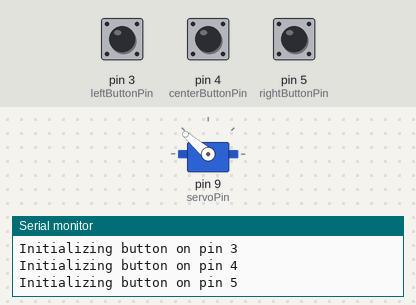
The sketch below on a simulated Arduino Uno, built with avr-gcc and run on an emulated ATmega328P. Shown: servo, the last lines printed to the serial monitor. Inputs (shaded band) come from the test bench; at power-on: pin 3 (leftButtonPin) HIGH, pin 5 (rightButtonPin) HIGH, pin 4 (centerButtonPin) HIGH. Random numbers use the default seed unless the sketch sets one.

Above: at 1.2 s.
1.3 s: pin 3 (leftButtonPin) pulled LOW for 0.15 s
At 2.5 s:
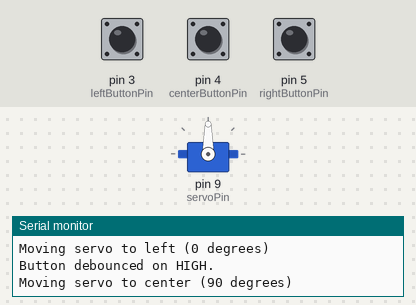
4.4 s: pin 5 (rightButtonPin) pulled LOW for 1 s
At 5.21 s:
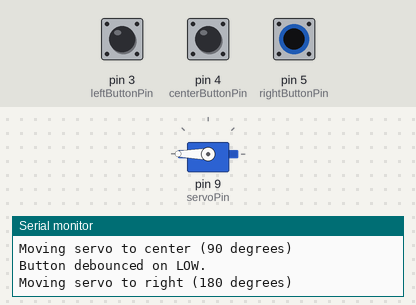
7.4 s: pin 3 (leftButtonPin) pulled LOW for 1 s
At 8.3 s:
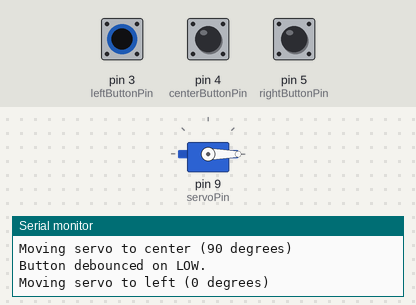
10.4 s: pin 4 (centerButtonPin) pulled LOW for 0.15 s
At 11.24 s:
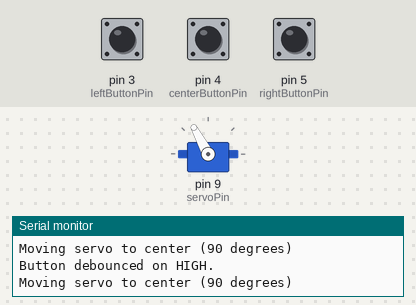
13.5 s: pin 4 (centerButtonPin) pulled LOW for 1 s
17.5 s: pin 5 (rightButtonPin) pulled LOW for 0.15 s
Timing chart, 0 to 21.5 s (numbered marks = the images above; inputs shaded):
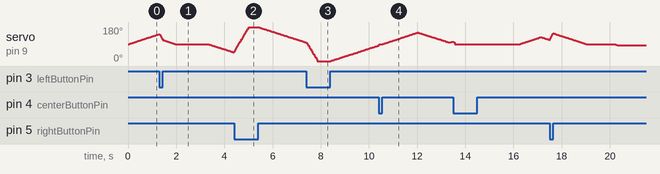

Measured:
- by itself, servo on pin 9 (servoPin): rises from 112° to 147° in 0.13 s, then falls to 83° in 2.7 s

The sketch:

CasinoMortale.Eye.ino
```cpp
/*
 Name:		CasinoMortale.ino
 Created:	11/29/2021 8:43:35 PM
 Author:	baspa
*/


// the setup function runs once when you press reset or power the board
#include "Button.h"
#include <Servo.h>

Servo servo;
const int servoPin = 9;
const int minPulseWidth = 900;
const int maxPulseWidth = 2100;
const int leftButtonPin = 3;
const int centerButtonPin = 4;
const int rightButtonPin = 5;
const unsigned long debounceDelay = 50;
float destinationServoPosition = 90.0f;
float currentServoPosition = 90;
Bas::Button leftButton{ leftButtonPin, debounceDelay };
Bas::Button centerButton{ centerButtonPin, debounceDelay };
Bas::Button rightButton{ rightButtonPin, debounceDelay };
unsigned long lastTime;
float eyeSpeed = 200.0f;
const unsigned long minEyePause = 500;
const unsigned long maxEyePause = 4000;
unsigned long eyePauseDuration;
unsigned long eyePauseStartTime;
bool isEyeMovementOverRidden = false;

void setup() {

	Serial.begin(9600);

	servo.attach(servoPin, minPulseWidth, maxPulseWidth); // This particular servo does not support the default pulse widths of 544 and 2400.
	leftButton.initialize(onLeftButtonDown, onButtonUp);
	centerButton.initialize(onCenterButtonDown, onButtonUp);
	rightButton.initialize(onRightButtonDown, onButtonUp);

	servo.write((int)currentServoPosition);
	lastTime = millis();
}

// the loop function runs over and over again until power down or reset
void loop() {
	leftButton.update();
	centerButton.update();
	rightButton.update();

	moveEye();

	if (!isEyeMovementOverRidden &&
		millis() - eyePauseStartTime > eyePauseDuration &&
		currentServoPosition == destinationServoPosition)
	{
		eyePauseStartTime = millis();
		eyePauseDuration = random(minEyePause, maxEyePause);
		destinationServoPosition = random(0, 180);
	}

	lastTime = millis();
}

void moveEye()
{
	if (currentServoPosition != destinationServoPosition)
	{
		float timeDelta = (millis() - lastTime) / 1000.0f;
		float increment = eyeSpeed * timeDelta;
		if (currentServoPosition < destinationServoPosition)
		{
			currentServoPosition += increment;
		}
		else if (currentServoPosition > destinationServoPosition)
		{
			currentServoPosition -= increment;
		}

		if (abs(currentServoPosition - destinationServoPosition) < 1.0f )
		{
			currentServoPosition = destinationServoPosition;
		}

		servo.write((int)currentServoPosition);
	}
}

void onButtonUp()
{
	eyeSpeed = 200;
	isEyeMovementOverRidden = false;
	destinationServoPosition = 90;
	Serial.println("Moving servo to center (90 degrees)");
}

void onLeftButtonDown()
{
	eyeSpeed = 1000;
	isEyeMovementOverRidden = true;
	destinationServoPosition = 0;
	Serial.println("Moving servo to left (0 degrees)");
}

void onCenterButtonDown()
{
	eyeSpeed = 1000;
	isEyeMovementOverRidden = true;
	destinationServoPosition = 90;
	Serial.println("Moving servo to center (90 degrees)");
}

void onRightButtonDown()
{
	eyeSpeed = 1000;
	isEyeMovementOverRidden = true;
	destinationServoPosition = 180;
	Serial.println("Moving servo to right (180 degrees)");
}
```

Button.cpp
```cpp
#include "Button.h"

namespace Bas
{
	Button::Button(int pin, unsigned long debounceDelay) : pin{ pin }, debounceDelay{ debounceDelay }, risingCallback{ NULL }, fallingCallback{ NULL }
	{
	}

	void Button::initialize(CallbackPointer fallingCallback)
	{
		this->initialize(fallingCallback, NULL);
	}

	void Button::initialize(CallbackPointer fallingCallback, CallbackPointer risingCallback)
	{
		Serial.print("Initializing button on pin ");
		Serial.println(this->pin);
		this->risingCallback = risingCallback;
		this->fallingCallback = fallingCallback;
		pinMode(this->pin, INPUT_PULLUP);
	}

	void Button::update()
	{
		int currentButtonState = digitalRead(this->pin);
		unsigned long now = millis();

		if (currentButtonState != this->lastDebouncedButtonState)
		{
			if (now - this->lastDebounceTime > this->debounceDelay)
			{
				// A debounced button change has occurred!
				this->lastDebounceTime = now;
				this->lastDebouncedButtonState = currentButtonState;
				this->debouncedState = currentButtonState;

				// Call the appropriate callback function
				if (this->risingCallback != NULL && currentButtonState == HIGH)
				{
					Serial.println("Button debounced on HIGH.");
					this->risingCallback();
				}

				if (currentButtonState == LOW)
				{
					Serial.println("Button debounced on LOW.");
					this->fallingCallback();
				}
			}
		}
	}
}
```

Button.h
```cpp
// Button.h

#ifndef _BUTTON_h
#define _BUTTON_h

#if defined(ARDUINO) && ARDUINO >= 100
#include "arduino.h"
#else
#include "WProgram.h"
#endif
namespace Bas
{
	/// <summary>
	/// Encapsulate a button connected to a pull-up resistor. If the button is pressed or released (and any bouncing is filtered out), a callback is called.
	/// </summary>
	class Button
	{
		using CallbackPointer = void(*)();
		int pin;
		int lastDebouncedButtonState = HIGH;
		unsigned long lastDebounceTime;
		unsigned long debounceDelay;
		CallbackPointer risingCallback;
		CallbackPointer fallingCallback;
		int debouncedState;

	public:
		/// <summary>
		/// Constructs the Button object.
		/// </summary>
		/// <param name="pin">The pin the button is connected to.</param>
		/// <param name="debounceDelay">The delay (in millis) to use for filtering any bouncing.</param>
		/// <returns></returns>
		Button(int pin, unsigned long debounceDelay);

		/// <summary>
		/// Tell the button which callback to call when the signal falls (in other words, when the button is pressed).
		/// </summary>
		/// <param name="fallingCallback">The callback to call when the button is pressed.</param>
		void initialize(CallbackPointer fallingCallback);

		/// <summary>
		/// Tell the button which callback to call when the signal falls (when the button is pressed) or rises (when the button is released).
		/// </summary>
		/// <param name="fallingCallback">The callback to call when the button is pressed.</param>
		/// <param name="risingCallback">The callback to call when the button is released.</param>
		void initialize(CallbackPointer fallingCallback, CallbackPointer risingCallback);

		/// <summary>
		/// Updates the Button state. This method should be called once per loop.
		/// </summary>
		void update();
	};
}

#endif
```
